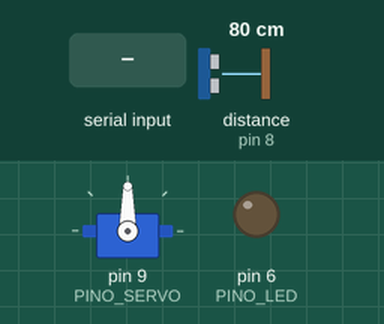
A sketch run on a simulated Arduino Uno, built with avr-gcc and run on an emulated ATmega328P. On the bench: servo, output pins drawn as LEDs (lit = HIGH). Wiring (inferred from the names in the program): ultrasonic range finder: trigger pin 7; echo pin 8. Inputs (shaded band) come from the test bench; at power-on: distance to the obstacle (sensor on pin 8) 80 cm. The echo pulse lasts 58.3 µs per cm; pins used as bus, display or sensor lines are not drawn; what the sketch prints to the serial monitor is not drawn.

Above: at 1.6 s.
1.7 s: "GESTO\n" received over Serial
At 1.85 s:
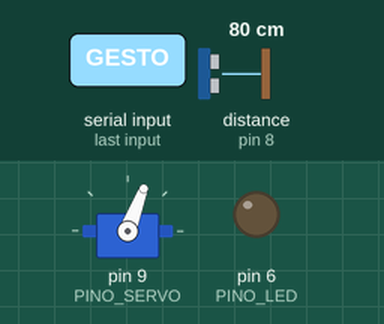
At 3.04 s:
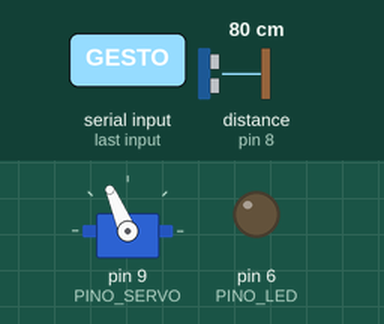
4.8 s: "PING:1\n" received over Serial
7.9 s: "PING\n" received over Serial
Timing chart, 0 to 16.9 s (numbered marks = the images above; inputs shaded):
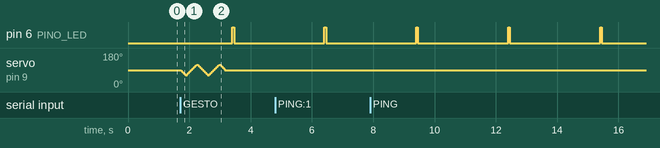

The sketch:

estacao_alagamento.ino
```cpp
/*
 * estacao_alagamento.ino
 * ---------------------------------------------------------------
 * Aurora - Estacao de monitoramento de alagamento em ciclovias
 * Global Solution 2026.2 - CitizenTech - Project-Based Maker Lab
 *
 * Hardware:
 *   - Arduino Uno
 *   - Sensor ultrassonico HC-SR04  (Trig D7, Echo D8)
 *       apontado para o chao: mede o nivel da agua acumulada
 *   - LED (D6) com resistor de 220R   -> sinal luminoso de alerta
 *   - Servo SG90 (D9)                 -> a cabeca balanca para chamar atencao
 *
 * O notebook (Python) le o sensor, decide o nivel de risco e manda
 * o nivel para ca. O Arduino cuida do LED e do servo.
 *
 * Se o notebook parar de responder por 15 s, o Arduino entra em
 * MODO LOCAL: mede sozinho e aciona o alerta com limiares fixos.
 * Assim a estacao continua protegendo a ciclovia mesmo sem o PC.
 *
 * Protocolo serial (9600 bps), uma linha de resposta por comando:
 *   PING          -> PONG
 *   LER           -> D:<distancia em cm>   (D:-1 = falha do sensor)
 *   CALIBRAR      -> BASE:<cm>   (distancia do piso seco)  ou ERRO:SENSOR
 *   NIVEL:<0-3>   -> OK   (0 seco | 1 poca | 2 alagado | 3 falha)
 *   GESTO         -> OK   (balanca a cabeca)
 * ---------------------------------------------------------------
 */

#include <Servo.h>

// ---------------- Pinos ----------------
const int PINO_TRIG  = 7;
const int PINO_ECHO  = 8;
const int PINO_SERVO = 9;
const int PINO_LED   = 6;

// ---------------- Servo ----------------
// Mude para false se nao quiserem usar o servo
const bool USAR_SERVO = true;
const int ANGULO_CENTRO = 90;
const int AMPLITUDE_GESTO = 30;   // graus para cada lado

// ---------------- Modo local (sem notebook) ----------------
const unsigned long TEMPO_SEM_PC_MS = 15000;
const unsigned long INTERVALO_LOCAL_MS = 1000;
const float LAMINA_POCA_CM    = 1.0;
const float LAMINA_ALAGADO_CM = 3.0;

// ---------------- Niveis ----------------
const int SECO = 0, POCA = 1, ALAGADO = 2, FALHA = 3;

// Padroes do LED: duracoes em ms, alternando ACESO, APAGADO, ACESO...
const unsigned int PADRAO_SECO[]    = {60, 2940};            // "estou ligada"
const unsigned int PADRAO_POCA[]    = {500, 500};            // pisca devagar
const unsigned int PADRAO_ALAGADO[] = {150, 150};            // pisca rapido
const unsigned int PADRAO_FALHA[]   = {100, 150, 100, 1200}; // pisca duplo

// ---------------- Estado ----------------
Servo servoCabeca;
int nivelAtual = SECO;
float distanciaBase = -1;          // distancia ate o piso seco (cm)
unsigned long ultimoComando = 0;
unsigned long ultimaLeituraLocal = 0;
bool modoLocal = false;

const unsigned int *padrao = PADRAO_SECO;
int tamanhoPadrao = 2;
int passoPadrao = 0;
unsigned long inicioPasso = 0;

// ======================================================
// SENSOR ULTRASSONICO
// ======================================================
float medirUmaVez() {
  digitalWrite(PINO_TRIG, LOW);
  delayMicroseconds(3);
  digitalWrite(PINO_TRIG, HIGH);
  delayMicroseconds(10);
  digitalWrite(PINO_TRIG, LOW);
  unsigned long duracao = pulseIn(PINO_ECHO, HIGH, 30000UL);  // ~5 m de alcance
  if (duracao == 0) return -1;
  return duracao * 0.0343 / 2.0;
}

// Mediana de 5 leituras: descarta picos e deixa a medida estavel
float medirDistancia() {
  float valores[5];
  int n = 0;
  for (int i = 0; i < 5; i++) {
    float d = medirUmaVez();
    if (d >= 2.0 && d <= 400.0) valores[n++] = d;
    delay(15);
  }
  if (n < 3) return -1;            // leituras demais falharam

  for (int i = 1; i < n; i++) {    // ordena (insertion sort)
    float atual = valores[i];
    int j = i - 1;
    while (j >= 0 && valores[j] > atual) {
      valores[j + 1] = valores[j];
      j--;
    }
    valores[j + 1] = atual;
  }
  return valores[n / 2];
}

// ======================================================
// ATUADORES
// ======================================================
void moverServo(int destino) {
  destino = constrain(destino, 0, 180);
  int atual = servoCabeca.read();
  int passo = (destino > atual) ? 1 : -1;
  while (atual != destino) {
    atual += passo;
    servoCabeca.write(atual);
    delay(6);
  }
}

// Balanca a cabeca de um lado para o outro para chamar atencao
void gesto() {
  if (!USAR_SERVO) return;
  for (int i = 0; i < 2; i++) {
    moverServo(ANGULO_CENTRO - AMPLITUDE_GESTO);
    moverServo(ANGULO_CENTRO + AMPLITUDE_GESTO);
  }
  moverServo(ANGULO_CENTRO);
}

void definirNivel(int nivel) {
  if (nivel < SECO || nivel > FALHA) return;
  if (nivel == nivelAtual) return;
  nivelAtual = nivel;

  switch (nivel) {
    case SECO:    padrao = PADRAO_SECO;    tamanhoPadrao = 2; break;
    case POCA:    padrao = PADRAO_POCA;    tamanhoPadrao = 2; break;
    case ALAGADO: padrao = PADRAO_ALAGADO; tamanhoPadrao = 2; break;
    case FALHA:   padrao = PADRAO_FALHA;   tamanhoPadrao = 4; break;
  }
  passoPadrao = 0;
  inicioPasso = millis();
  digitalWrite(PINO_LED, HIGH);
}

// LED sem delay(): avanca o padrao conforme o tempo passa
void atualizarLed() {
  if (millis() - inicioPasso < padrao[passoPadrao]) return;
  passoPadrao = (passoPadrao + 1) % tamanhoPadrao;
  inicioPasso = millis();
  digitalWrite(PINO_LED, (passoPadrao % 2 == 0) ? HIGH : LOW);
}

// ======================================================
// MODO LOCAL: decide sozinho quando o notebook some
// ======================================================
void decidirLocalmente() {
  if (millis() - ultimaLeituraLocal < INTERVALO_LOCAL_MS) return;
  ultimaLeituraLocal = millis();

  float distancia = medirDistancia();
  if (distancia < 0 || distanciaBase < 0) {
    definirNivel(FALHA);
    return;
  }

  float lamina = distanciaBase - distancia;
  int novo = SECO;
  if (lamina >= LAMINA_ALAGADO_CM)   novo = ALAGADO;
  else if (lamina >= LAMINA_POCA_CM) novo = POCA;

  bool piorou = novo > nivelAtual && novo != FALHA;
  definirNivel(novo);
  if (piorou) gesto();               // chama atencao quando o risco aumenta
}

// ======================================================
// COMANDOS SERIAIS
// ======================================================
int extrairNumero(String comando) {
  int separador = comando.indexOf(':');
  if (separador < 0) return -1;
  return comando.substring(separador + 1).toInt();
}

void processarComando(String comando) {
  if (comando == "PING") {
    Serial.println("PONG");
  }
  else if (comando == "LER") {
    Serial.print("D:");
    Serial.println(medirDistancia(), 1);
  }
  else if (comando == "CALIBRAR") {
    float distancia = medirDistancia();
    if (distancia < 0) {
      Serial.println("ERRO:SENSOR");
    } else {
      distanciaBase = distancia;
      Serial.print("BASE:");
      Serial.println(distanciaBase, 1);
    }
  }
  else if (comando.startsWith("NIVEL:")) {
    definirNivel(extrairNumero(comando));
    Serial.println("OK");
  }
  else if (comando == "GESTO") {
    gesto();
    Serial.println("OK");
  }
  else {
    Serial.println("ERRO:COMANDO");
  }
}

// ======================================================
// SETUP E LOOP
// ======================================================
void setup() {
  Serial.begin(9600);
  pinMode(PINO_TRIG, OUTPUT);
  pinMode(PINO_ECHO, INPUT);
  pinMode(PINO_LED, OUTPUT);

  if (USAR_SERVO) {
    servoCabeca.attach(PINO_SERVO);
    servoCabeca.write(ANGULO_CENTRO);
  }

  delay(300);
  distanciaBase = medirDistancia();   // calibra com o piso seco ao ligar
  ultimoComando = millis();
  inicioPasso = millis();
}

void loop() {
  if (Serial.available() > 0) {
    String comando = Serial.readStringUntil('\n');
    comando.trim();
    comando.toUpperCase();
    if (comando.length() > 0) {
      ultimoComando = millis();
      modoLocal = false;
      processarComando(comando);
    }
  }

  // Sem noticias do notebook: assume o controle
  if (!modoLocal && millis() - ultimoComando > TEMPO_SEM_PC_MS) {
    modoLocal = true;
  }
  if (modoLocal) {
    decidirLocalmente();
  }

  atualizarLed();
}
```

Measured:
- by itself, pin 6 (PINO_LED): alternates HIGH for 0.06 s and LOW for 2.9 s
